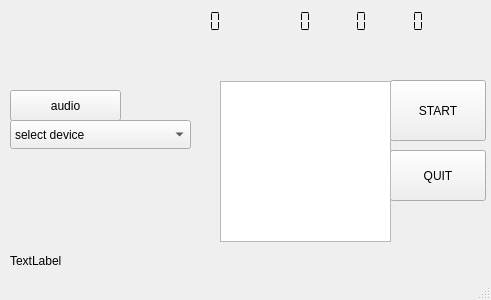
<?xml version="1.0" encoding="UTF-8"?>
<ui version="4.0">
 <class>dab_rpi</class>
 <widget class="QMainWindow" name="dab_rpi">
  <property name="geometry">
   <rect>
    <x>0</x>
    <y>0</y>
    <width>491</width>
    <height>300</height>
   </rect>
  </property>
  <property name="windowTitle">
   <string>MainWindow</string>
  </property>
  <widget class="QWidget" name="centralwidget">
   <widget class="QComboBox" name="streamoutSelector">
    <property name="geometry">
     <rect>
      <x>10</x>
      <y>120</y>
      <width>181</width>
      <height>29</height>
     </rect>
    </property>
    <property name="toolTip">
     <string>&lt;html&gt;&lt;head/&gt;&lt;body&gt;&lt;p&gt;Select a device (channel) for the audio output. On program start up a default is chosen.&lt;/p&gt;&lt;/body&gt;&lt;/html&gt;</string>
    </property>
    <item>
     <property name="text">
      <string>select device</string>
     </property>
    </item>
   </widget>
   <widget class="QPushButton" name="audioDumpButton">
    <property name="geometry">
     <rect>
      <x>10</x>
      <y>90</y>
      <width>111</width>
      <height>31</height>
     </rect>
    </property>
    <property name="toolTip">
     <string>&lt;html&gt;&lt;head/&gt;&lt;body&gt;&lt;p&gt;Push this button for saving the audio output into a file. First push will show a menu for file selection. Once saving, push again for closing the file.&lt;/p&gt;&lt;/body&gt;&lt;/html&gt;</string>
    </property>
    <property name="text">
     <string>audio</string>
    </property>
   </widget>
   <widget class="QLabel" name="timeDisplay">
    <property name="geometry">
     <rect>
      <x>20</x>
      <y>50</y>
      <width>201</width>
      <height>21</height>
     </rect>
    </property>
    <property name="text">
     <string/>
    </property>
   </widget>
   <widget class="QLabel" name="dynamicLabel">
    <property name="geometry">
     <rect>
      <x>10</x>
      <y>250</y>
      <width>401</width>
      <height>21</height>
     </rect>
    </property>
    <property name="text">
     <string>TextLabel</string>
    </property>
   </widget>
   <widget class="QPushButton" name="startButton">
    <property name="geometry">
     <rect>
      <x>390</x>
      <y>80</y>
      <width>96</width>
      <height>61</height>
     </rect>
    </property>
    <property name="text">
     <string>START</string>
    </property>
   </widget>
   <widget class="QPushButton" name="quitButton">
    <property name="geometry">
     <rect>
      <x>390</x>
      <y>150</y>
      <width>96</width>
      <height>51</height>
     </rect>
    </property>
    <property name="text">
     <string>QUIT</string>
    </property>
   </widget>
   <widget class="QListView" name="ensembleDisplay">
    <property name="geometry">
     <rect>
      <x>220</x>
      <y>81</y>
      <width>171</width>
      <height>161</height>
     </rect>
    </property>
   </widget>
   <widget class="QLabel" name="versionName">
    <property name="geometry">
     <rect>
      <x>250</x>
      <y>50</y>
      <width>231</width>
      <height>21</height>
     </rect>
    </property>
    <property name="toolTip">
     <string>&lt;html&gt;&lt;head/&gt;&lt;body&gt;&lt;p&gt;Copyright (C)  2016  Jan van Katwijk (J.vanKatwijk@gmail.com),  Lazy Chair Programming&lt;/p&gt;&lt;p&gt;&lt;br/&gt;&lt;/p&gt;&lt;p&gt;DAB-rpi is free software; you can redistribute it and/or modify  it under the terms of the GNU General Public License as published by the Free Software Foundation; either version 2 of the License, or (at your option) any later version.&lt;/p&gt;&lt;p&gt;&lt;br/&gt;&lt;/p&gt;&lt;/body&gt;&lt;/html&gt;</string>
    </property>
    <property name="text">
     <string/>
    </property>
   </widget>
   <widget class="QLCDNumber" name="errorDisplay">
    <property name="geometry">
     <rect>
      <x>320</x>
      <y>10</y>
      <width>64</width>
      <height>23</height>
     </rect>
    </property>
    <property name="toolTip">
     <string>&lt;html&gt;&lt;head/&gt;&lt;body&gt;&lt;p&gt;Quality of the MP2/4 stream. 100 is good, lower means that there are (unrecoverable) errors, leading to hick ups in the resulting audio stream.&lt;/p&gt;&lt;/body&gt;&lt;/html&gt;</string>
    </property>
    <property name="frameShape">
     <enum>QFrame::NoFrame</enum>
    </property>
    <property name="digitCount">
     <number>3</number>
    </property>
    <property name="segmentStyle">
     <enum>QLCDNumber::Flat</enum>
    </property>
   </widget>
   <widget class="QLCDNumber" name="ficRatioDisplay">
    <property name="geometry">
     <rect>
      <x>270</x>
      <y>10</y>
      <width>51</width>
      <height>23</height>
     </rect>
    </property>
    <property name="toolTip">
     <string>&lt;html&gt;&lt;head/&gt;&lt;body&gt;&lt;p&gt;Quality indicator of the FIC data stream. 100 is good, less means that there are unrecoverable&lt;/p&gt;&lt;p&gt;errors, which usually means that the other quality indicator also shows a number less than 100.&lt;/p&gt;&lt;/body&gt;&lt;/html&gt;</string>
    </property>
    <property name="frameShape">
     <enum>QFrame::NoFrame</enum>
    </property>
    <property name="digitCount">
     <number>3</number>
    </property>
    <property name="segmentStyle">
     <enum>QLCDNumber::Flat</enum>
    </property>
   </widget>
   <widget class="QLCDNumber" name="ensembleId">
    <property name="geometry">
     <rect>
      <x>170</x>
      <y>10</y>
      <width>61</width>
      <height>23</height>
     </rect>
    </property>
    <property name="toolTip">
     <string>&lt;html&gt;&lt;head/&gt;&lt;body&gt;&lt;p&gt;The hecadecimal number indicated the ensemble being received.&lt;/p&gt;&lt;/body&gt;&lt;/html&gt;</string>
    </property>
    <property name="frameShape">
     <enum>QFrame::NoFrame</enum>
    </property>
    <property name="digitCount">
     <number>4</number>
    </property>
    <property name="mode">
     <enum>QLCDNumber::Hex</enum>
    </property>
    <property name="segmentStyle">
     <enum>QLCDNumber::Flat</enum>
    </property>
   </widget>
   <widget class="QLabel" name="ensembleName">
    <property name="geometry">
     <rect>
      <x>10</x>
      <y>10</y>
      <width>141</width>
      <height>21</height>
     </rect>
    </property>
    <property name="text">
     <string/>
    </property>
   </widget>
   <widget class="QLCDNumber" name="rateDisplay">
    <property name="geometry">
     <rect>
      <x>383</x>
      <y>10</y>
      <width>51</width>
      <height>23</height>
     </rect>
    </property>
    <property name="toolTip">
     <string>&lt;html&gt;&lt;head/&gt;&lt;body&gt;&lt;p&gt;The rate with which the encoded audio is coming. In general: higher is better.&lt;/p&gt;&lt;/body&gt;&lt;/html&gt;</string>
    </property>
    <property name="frameShape">
     <enum>QFrame::NoFrame</enum>
    </property>
    <property name="digitCount">
     <number>3</number>
    </property>
    <property name="segmentStyle">
     <enum>QLCDNumber::Flat</enum>
    </property>
   </widget>
   <widget class="QLabel" name="dabModus">
    <property name="geometry">
     <rect>
      <x>20</x>
      <y>170</y>
      <width>121</width>
      <height>31</height>
     </rect>
    </property>
    <property name="text">
     <string/>
    </property>
   </widget>
  </widget>
  <widget class="QStatusBar" name="statusbar"/>
 </widget>
 <resources/>
 <connections/>
</ui>
